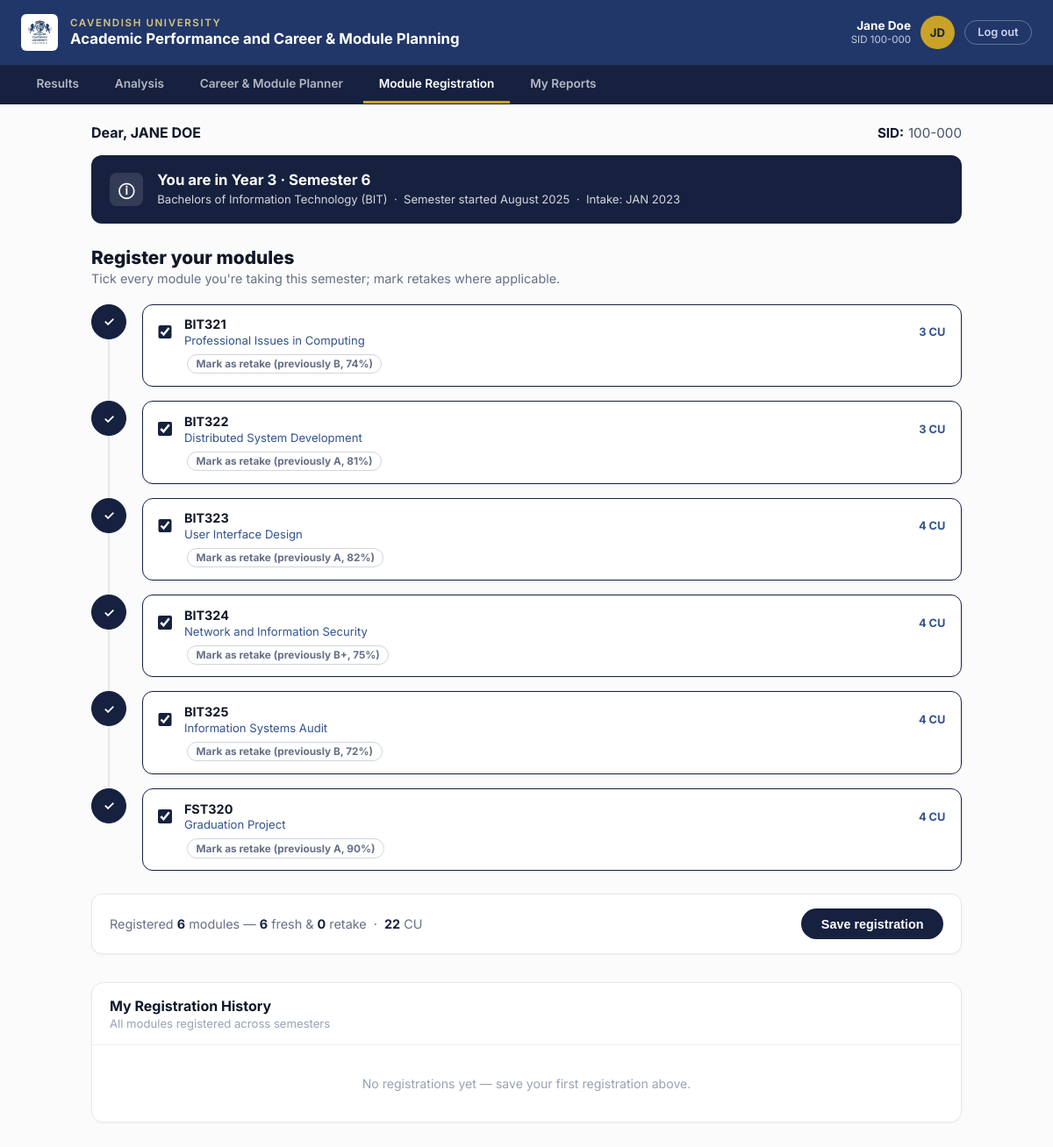
The page /ModuleRegistration.php (signed in) on the database its author committed.
### tables this page shows
CREATE TABLE IF NOT EXISTS `program_tb` (
  `ID` int NOT NULL,
  `program_code` varchar(10) NOT NULL,
  `program_name` varchar(150) NOT NULL,
  `program_dept` varchar(150) NOT NULL,
  `program_faculty` varchar(150) NOT NULL,
  `student_ID` varchar(10) NOT NULL,
  PRIMARY KEY (`program_code`),
  UNIQUE KEY `ID` (`ID`),
  UNIQUE KEY `student_ID` (`student_ID`)
);

CREATE TABLE IF NOT EXISTS `student_tb` (
  `ID` int NOT NULL AUTO_INCREMENT,
  `student_ID` varchar(10) NOT NULL,
  `student_name` varchar(100) NOT NULL,
  `student_email` varchar(50) NOT NULL,
  `student_password` varchar(255) NOT NULL,
  `program_code` varchar(10) NOT NULL,
  `gender` enum('M','F') NOT NULL,
  `nationality` varchar(100) NOT NULL,
  `date_of_birth` date NOT NULL,
  `intake_year` int NOT NULL,
  `intake_session` enum('JAN','MAY','AUG') NOT NULL,
  `mode_of_entry` enum('Direct','Transfer','Foundation','Mature','Diploma') NOT NULL,
  PRIMARY KEY (`ID`),
  UNIQUE KEY `student_ID` (`student_ID`)
);

CREATE TABLE IF NOT EXISTS `term_mapping_tb` (
  `ID` int NOT NULL AUTO_INCREMENT,
  `intake_session` enum('JAN','MAY','AUG') NOT NULL,
  `year_no` int NOT NULL,
  `sem_no` int NOT NULL,
  `year_offset` int NOT NULL,
  `term_month` varchar(5) NOT NULL,
  PRIMARY KEY (`ID`),
  UNIQUE KEY `uq_intake_progression` (`intake_session`,`year_no`,`sem_no`) USING BTREE
);

CREATE TABLE IF NOT EXISTS `module_tb` (
  `ID` int NOT NULL,
  `module_code` varchar(10) NOT NULL,
  `module_name` varchar(250) NOT NULL,
  `year_no` int NOT NULL,
  `sem_no` int NOT NULL,
  `program_code` varchar(10) NOT NULL,
  `credit_unit` decimal(3,1) NOT NULL,
  PRIMARY KEY (`ID`),
  UNIQUE KEY `module_code_2` (`module_code`),
  KEY `module_code` (`module_code`),
  KEY `program_code` (`program_code`)
);

CREATE TABLE IF NOT EXISTS `results_tb` (
  `ID` int NOT NULL AUTO_INCREMENT,
  `module_code` varchar(10) NOT NULL,
  `student_ID` varchar(10) NOT NULL,
  `year_no` int NOT NULL,
  `sem_no` int NOT NULL,
  `cat1_mk` int NOT NULL,
  `cat2_mk` int NOT NULL,
  `exam_mk` int NOT NULL,
  `grade_point` decimal(3,2) NOT NULL,
  `letter_grade` varchar(5) NOT NULL,
  `final_total` int NOT NULL,
  `status_retake_pass` varchar(20) NOT NULL,
  `created_at` timestamp NOT NULL,
  PRIMARY KEY (`ID`),
  UNIQUE KEY `uq_result_student_module` (`student_ID`,`module_code`),
  KEY `module_code` (`module_code`),
  KEY `student_ID` (`student_ID`),
  KEY `letter_grade` (`letter_grade`),
  KEY `grade_point_2` (`grade_point`)
);

### ModuleRegistration.php (the view, shortened to what this page needs)
<?php
$db_host  = '127.0.0.1';
$db_port  = '3306';
$db_name  = 'apaagps_db';
$db_user  = 'root';
$db_pass  = '';
$studentID = $_SESSION['student_ID'];
try {
    $dsn = "mysql:host={$db_host};port={$db_port};dbname={$db_name};charset=utf8mb4";
    $pdo = new PDO($dsn, $db_user, $db_pass, [
        PDO::ATTR_ERRMODE            => PDO::ERRMODE_EXCEPTION,
        PDO::ATTR_DEFAULT_FETCH_MODE => PDO::FETCH_ASSOC,
        PDO::ATTR_EMULATE_PREPARES   => false,
    ]);
} catch (PDOException $e) {
    die('Database connection failed: ' . $e->getMessage());
}
$stmtS = $pdo->prepare("
    SELECT s.student_ID, s.student_name, s.program_code, s.intake_year, s.intake_session,
           p.program_name
    FROM   student_tb s
    JOIN   program_tb p ON s.program_code = p.program_code
    WHERE  s.student_ID = ?
    LIMIT  1
");
$stmtS->execute([$studentID]);
$student = $stmtS->fetch();
$monthToNum = ['JAN' => 1, 'MAY' => 5, 'AUG' => 8];
$monthNames = [1 => 'January', 5 => 'May', 8 => 'August'];
$stmtTM = $pdo->prepare("
    SELECT year_no, sem_no, year_offset, term_month
    FROM   term_mapping_tb
    WHERE  intake_session = ?
    ORDER  BY year_no ASC, sem_no ASC
");
$stmtTM->execute([$student['intake_session']]);
$termRows = $stmtTM->fetchAll();
$currentYearNo   = null;
$currentSemNo    = null;
$currentSemStart = null;
$today = new DateTime('today');
foreach ($termRows as $t) {
    $m        = $monthToNum[$t['term_month']] ?? 1;
    $calYear  = (int)$student['intake_year'] + (int)$t['year_offset'];
    $semStart = new DateTime(sprintf('%04d-%02d-01', $calYear, $m));
    if ($semStart <= $today) {
        $currentYearNo   = (int)$t['year_no'];
        $currentSemNo    = (int)$t['sem_no'];
        $currentSemStart = ($monthNames[$m] ?? '') . ' ' . $calYear;
    }
}
$currentModules = [];
if ($currentYearNo && $currentSemNo) {
    $stmt = $pdo->prepare("
        SELECT module_code, module_name, credit_unit
        FROM   module_tb
        WHERE  program_code=? AND year_no=? AND sem_no=?
        ORDER  BY module_code ASC
    ");
    $stmt->execute([$student['program_code'], $currentYearNo, $currentSemNo]);
    $currentModules = $stmt->fetchAll();
}
$registeredMap = [];
$isFirstTime = empty($registeredMap);
$prevResults = [];
$stmt = $pdo->prepare("
    SELECT module_code, letter_grade, grade_point, final_total
    FROM   results_tb WHERE student_ID=?
");
$stmt->execute([$studentID]);
foreach ($stmt->fetchAll() as $r) {
    $prevResults[$r['module_code']] = $r;
}
$prevBySem = [];
$stmtPrev = $pdo->prepare("
    SELECT r.module_code, r.year_no, r.sem_no, r.letter_grade, r.grade_point,
           r.final_total, m.module_name, m.credit_unit
    FROM   results_tb r
    JOIN   module_tb  m ON r.module_code = m.module_code
    WHERE  r.student_ID = ?
      AND  NOT (r.year_no = ? AND r.sem_no = ?)
    ORDER  BY r.year_no ASC, r.sem_no ASC, r.module_code ASC
");
$stmtPrev->execute([$studentID, $currentYearNo ?? 0, $currentSemNo ?? 0]);
foreach ($stmtPrev->fetchAll() as $r) {
    $key = "Y{$r['year_no']}S{$r['sem_no']}";
    if (!isset($prevBySem[$key])) {
        $prevBySem[$key] = ['year_no' => (int)$r['year_no'], 'sem_no' => (int)$r['sem_no'], 'modules' => []];
    }
    $prevBySem[$key]['modules'][] = $r;
}
$stmt = $pdo->prepare("
    SELECT mr.module_code, mr.year_no, mr.sem_no, mr.is_retake,
           DATE_FORMAT(mr.registered_at, '%d %b %Y') AS reg_date,
           m.module_name, m.credit_unit
    FROM   module_registration_tb mr
    JOIN   module_tb m ON mr.module_code = m.module_code
    WHERE  mr.student_ID = ?
    ORDER  BY mr.year_no ASC, mr.sem_no ASC, mr.module_code ASC
");
$stmt->execute([$studentID]);
$historyRows = $stmt->fetchAll();
$np       = preg_split('/\s+/', trim($student['student_name']));
$firstNm  = $np[0] ?? '';
$lastNm   = count($np) > 1 ? end($np) : '';
$initials = strtoupper(substr($firstNm, 0, 1) . substr($lastNm, 0, 1));
$regList = [];
foreach ($currentModules as $m) {
    $mc   = $m['module_code'];
    $prev = $prevResults[$mc] ?? null;
    $regList[] = [
        'code'      => $mc,
        'name'      => $m['module_name'],
        'cu'        => (float)$m['credit_unit'],
        'type'      => 'current',
        'checked'   => $isFirstTime || isset($registeredMap[$mc]),
        'retake_on' => isset($registeredMap[$mc]) && $registeredMap[$mc],
        'prev'      => $prev,
        'fail'      => false,
    ];
}
foreach ($prevBySem as $semData) {
    foreach ($semData['modules'] as $pm) {
        $pmc = $pm['module_code'];
        if ((int)$pm['final_total'] >= 50) { continue; }
        $regList[] = [
            'code'      => $pmc,
            'name'      => $pm['module_name'],
            'cu'        => (float)$pm['credit_unit'],
            'type'      => 'retake',
            'checked'   => isset($registeredMap[$pmc]),
            'retake_on' => true,
            'prev'      => $pm,
            'fail'      => true,
        ];
    }
}
function gradeLabel(?string $g): string {
    return ($g === '0' || $g === null || $g === '') ? 'F' : $g;
}
?>
<!DOCTYPE html>
<html lang="en">
<head>
</head>
<body>
<header class="site-header">
    <img class="crest" src="images/cu_logo.jpg" alt="Cavendish University crest">
    <div class="header-text">
        <span class="uni-name">Cavendish University</span>
        <span class="portal-title">Academic Performance and Career &amp; Module Planning</span>
    </div>
    <div class="header-user">
        <div class="hu-text">
            <span class="hu-name"><?= htmlspecialchars($student['student_name']) ?></span>
            <span class="hu-sid">SID <?= htmlspecialchars($student['student_ID']) ?></span>
        </div>
        <div class="hu-avatar"><?= htmlspecialchars($initials) ?></div>
        <a class="logout-btn" href="logout.php">Log out</a>
    </div>
</header>
<nav class="tab-nav">
    <a class="tab-btn" href="ExamResultInterface.php">Results</a>
    <a class="tab-btn" href="AnalysisResultInterface.php">Analysis</a>
    <a class="tab-btn" href="GoalPlanning.php">Career &amp; Module Planner</a>
    <span class="tab-btn active">Module Registration</span>
    <a class="tab-btn" href="MyReportsStatus.php">My Reports</a>
</nav>
<main class="page-wrap">
    <div class="student-row">
        <div class="student-name">Dear, <?= htmlspecialchars(strtoupper($student['student_name'])) ?></div>
        <div class="student-sid"><strong>SID:</strong><?= htmlspecialchars($student['student_ID']) ?></div>
    </div>
    <?php if ($currentYearNo): ?>
    <div class="sem-banner">
        <div class="sem-ico">&#9432;</div>
        <div>
            <div class="sem-title">You are in Year <?= $currentYearNo ?> &middot; Semester <?= $currentSemNo ?></div>
            <div class="sem-sub">
                <?= htmlspecialchars($student['program_name']) ?> (<?= htmlspecialchars($student['program_code']) ?>)
                &nbsp;·&nbsp; Semester started <?= htmlspecialchars($currentSemStart) ?>
                &nbsp;·&nbsp; Intake: <?= htmlspecialchars($student['intake_session']) ?> <?= $student['intake_year'] ?>
            </div>
        </div>
    </div>
    <?php endif; ?>
    <?php if ($currentYearNo): ?>
    <div class="sec-title">Register your modules</div>
    <div class="sec-sub">Tick every module you're taking this semester; mark retakes where applicable.</div>
    <form method="post" action="ModuleRegistration.php" id="regForm">
        <?php if (!empty($regList)): ?>
        <div class="reg-timeline">
            <?php foreach ($regList as $i => $row):
                $code    = $row['code'];
                $checked = $row['checked'];
                $isFail  = $row['fail'];
                $type    = $row['type'];
                $ord     = $i + 1;
            ?>
            <div class="reg-item">
                <div class="reg-rail">
                    <div class="reg-node <?= $checked ? 'checked' : 'num' ?>" data-ord="<?= $ord ?>">
                    </div>
                </div>
                <div class="reg-card <?= $checked ? 'is-checked' : '' ?> <?= $isFail ? 'is-fail' : '' ?>">
                    <label class="reg-main" for="mod-<?= htmlspecialchars($code) ?>">
                        <input type="checkbox"
                               class="reg-check"
                               id="mod-<?= htmlspecialchars($code) ?>"
                               name="modules[]"
                               value="<?= htmlspecialchars($code) ?>"
                               data-cu="<?= $row['cu'] ?>"
                               data-type="<?= $type ?>"
                               <?= $checked ? 'checked' : '' ?>>
                        <div class="reg-info">
                            <div class="reg-code">
                                <?= htmlspecialchars($code) ?>
                            </div>
                            <div class="reg-name"><?= htmlspecialchars($row['name']) ?></div>
                        </div>
                        <div class="reg-cu"><?= rtrim(rtrim(number_format($row['cu'], 1), '0'), '.') ?> CU</div>
                    </label>
                    <?php if ($type === 'current' && $row['prev']): ?>
                    <div class="retake-wrap">
                        <label class="retake-chip <?= $row['retake_on'] ? 'is-on' : '' ?>">
                            <span class="rc-off">Mark as retake (previously <?= htmlspecialchars(gradeLabel($row['prev']['letter_grade'])) ?>, <?= (int)$row['prev']['final_total'] ?>%)</span>
                        </label>
                    </div>
                    <?php endif; ?>
                </div>
            </div>
            <?php endforeach; ?>
        </div>
        <div class="save-bar">
            <div class="save-total">
                Registered <strong id="regCount">0</strong> module<span id="regPlural"></span>
                — <strong id="freshCount">0</strong> fresh &amp; <strong id="retakeCount">0</strong> retake
                &nbsp;·&nbsp; <strong class="cu-total-display">0</strong> CU
            </div>
            <button type="submit" class="btn-save">Save registration</button>
        </div>
        <?php endif; ?>
    </form>
    <?php endif; ?>
    <div class="card">
        <div class="card-header">
            <div class="card-title">My Registration History</div>
            <div class="card-sub">All modules registered across semesters</div>
        </div>
        <?php if (!empty($historyRows)): ?>
        <div class="tbl-wrap">
            <table class="hist-table">
                <thead>
                    <tr>
                        <th>Module</th>
                        <th>Name</th>
                        <th>Yr · Sem</th>
                        <th>CU</th>
                        <th>Type</th>
                        <th>Saved On</th>
                    </tr>
                </thead>
                <tbody>
                <?php foreach ($historyRows as $h): ?>
                    <tr>
                        <td class="code"><?= htmlspecialchars($h['module_code']) ?></td>
                        <td><?= htmlspecialchars($h['module_name']) ?></td>
                        <td>Y<?= $h['year_no'] ?> · S<?= $h['sem_no'] ?></td>
                        <td><?= rtrim(rtrim(number_format((float)$h['credit_unit'], 1), '0'), '.') ?></td>
                        <td><span class="pill <?= $h['is_retake'] ? 'pill-retake' : 'pill-fresh' ?>"><?= $h['is_retake'] ? 'Retake' : 'Fresh' ?></span></td>
                        <td><?= htmlspecialchars($h['reg_date']) ?></td>
                    </tr>
                <?php endforeach; ?>
                </tbody>
            </table>
        </div>
        <?php else: ?>
        <p class="empty-state" style="border:none;border-radius:0;">No registrations yet — save your first registration above.</p>
        <?php endif; ?>
    </div>
</main>
</body>
</html>

### rows shown on the page
program_tb: student_tb.student_name "Jane Doe", student_tb.student_ID "100-000", student_tb.student_name "JD", student_tb.student_name "JANE DOE", program_name "Bachelors of Information Technology", student_tb.program_code "BIT", student_tb.intake_session "JAN", student_tb.intake_year "2023"
term_mapping_tb: year_no "3", sem_no "6", currentSemStart "August 2025"
module_tb: module_code "BIT321", module_name "Professional Issues in Computing", cu "3"
results_tb: letter_grade "B", final_total "74"
module_tb: module_code "BIT322", module_name "Distributed System Development", cu "3"
results_tb: letter_grade "A", final_total "81"
module_tb: module_code "BIT323", module_name "User Interface Design", cu "4"
results_tb: letter_grade "A", final_total "82"
module_tb: module_code "BIT324", module_name "Network and Information Security", cu "4"
results_tb: letter_grade "B+", final_total "75"
module_tb: module_code "BIT325", module_name "Information Systems Audit", cu "4"
results_tb: letter_grade "B", final_total "72"
module_tb: module_code "FST320", module_name "Graduation Project", cu "4"
results_tb: letter_grade "A", final_total "90"
